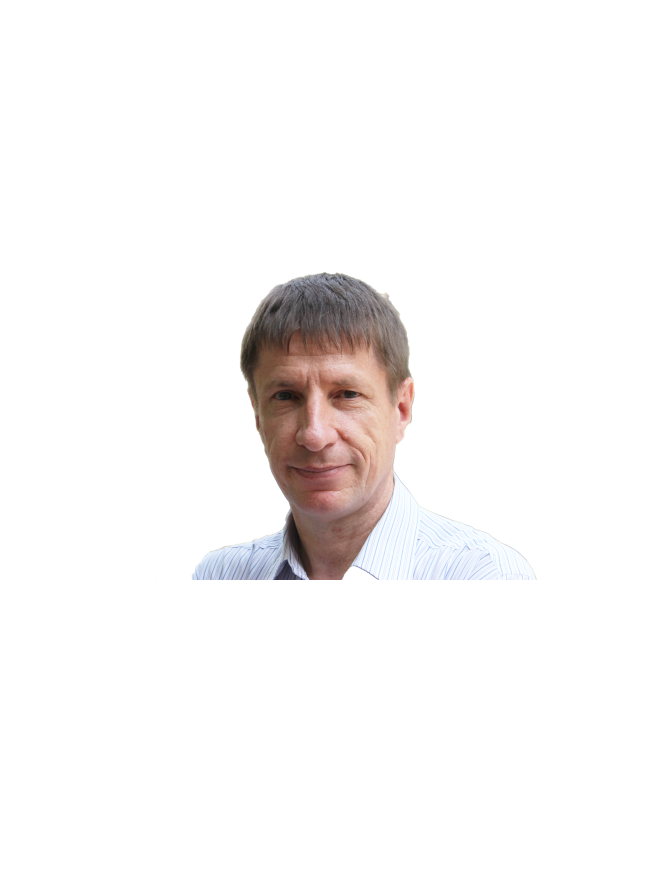
#> input picture porfolios_backup8-Ap-2025/data temp/fifth computer from right/2024 Python Turtle/peter.png, 670 x 893 px
$ python advanced.py
#> lines starting #> are read from the running program, lines starting #| are printed output that depends on the picture
import numpy as np
from PIL import Image, ImageOps
import matplotlib.pyplot as plt
from matplotlib.animation import FuncAnimation, writers
import logging

# Set up logging for detailed output
logging.basicConfig(level=logging.DEBUG, format='%(asctime)s - %(levelname)s - %(message)s')

# Ensure the path points to the resized image
image_path = 'peter.png'  # Replace with your resized image path
img = Image.open(image_path).convert("RGBA")
#> img is the input picture: PIL image 670x893 RGBA; mean R, G, B, A 14.6, 12.8, 12.5, 21.8
img = ImageOps.contain(img, (1000, 1000))  # Resize to fit within 1000x1000 pixels while preserving aspect ratio
#> img: PIL image 750x1000 RGBA

# Function to rotate the image around a specified point
def rotate_image(image, angle, center):
    logging.debug(f"Rotating image by {angle} degrees around center {center}")
    width, height = image.size

    # Create a new image with a transparent background
    rotated_image = Image.new("RGBA", (width, height), (255, 255, 255, 0))

    # Rotate the original image around the specified center
    rotated = image.rotate(angle, resample=Image.BICUBIC, center=center)

    # Paste the rotated image onto the transparent background
    rotated_image.paste(rotated, (0, 0), rotated)

    return rotated_image

# Animation function
def animate(frame):
    angle = (frame * 3) % 360  # Rotate the image by 3 degrees each frame
    center = (img.width // 2, img.height // 1.2)  # Bottom center point of the image
    rotated_img = rotate_image(img, angle, center)
    ax.clear()
    ax.imshow(rotated_img)
    ax.axis('off')

# Set up the figure and axis
fig, ax = plt.subplots()
ax.axis('off')

# Create the animation
ani = FuncAnimation(fig, animate, frames=120, interval=50)  # 120 frames for a full 360-degree rotation

# Explicitly set the ImageMagick writer
Writer = writers['imagemagick']
writer = Writer(fps=20, metadata=dict(artist='Me'), bitrate=1800)

# Verbose output
logging.info("Saving animation...")
ani.save('spinning_image.gif', writer=writer)
#> in rotate_image (call 19), `rotated = image.rotate(angle, resample=Image.BICUBIC, center=center)`:
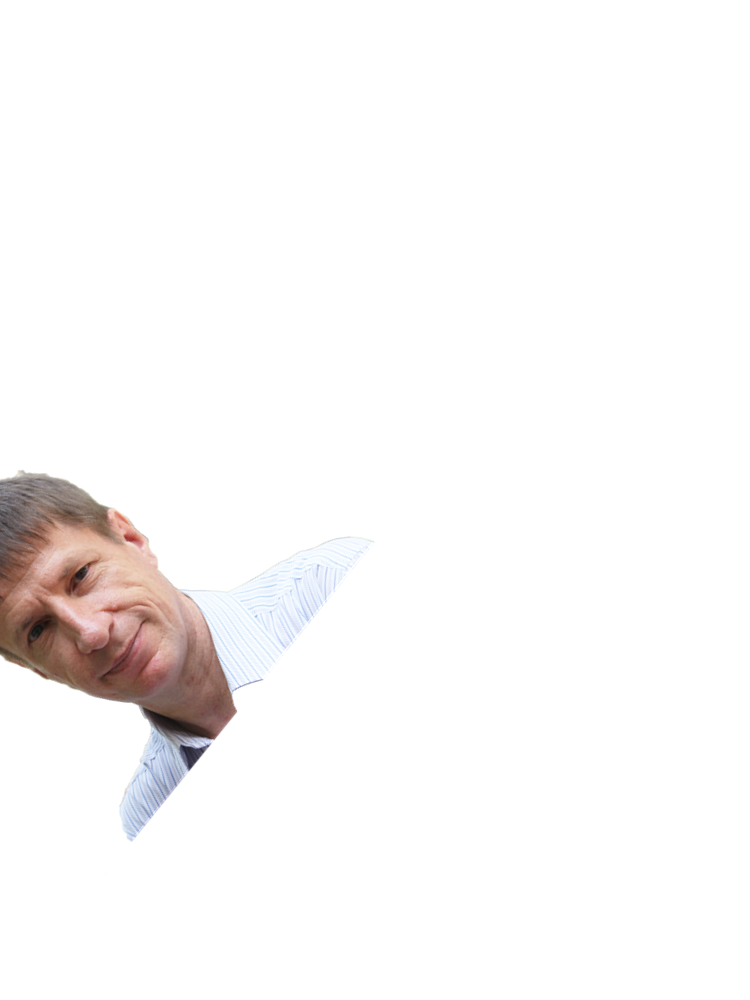
#> rotated: PIL image 750x1000 RGBA; mean R, G, B, A 13.5, 11.8, 11.5, 19; transparent parts drawn white
#> in rotate_image (call 20), `rotated = image.rotate(angle, resample=Image.BICUBIC, center=center)`:
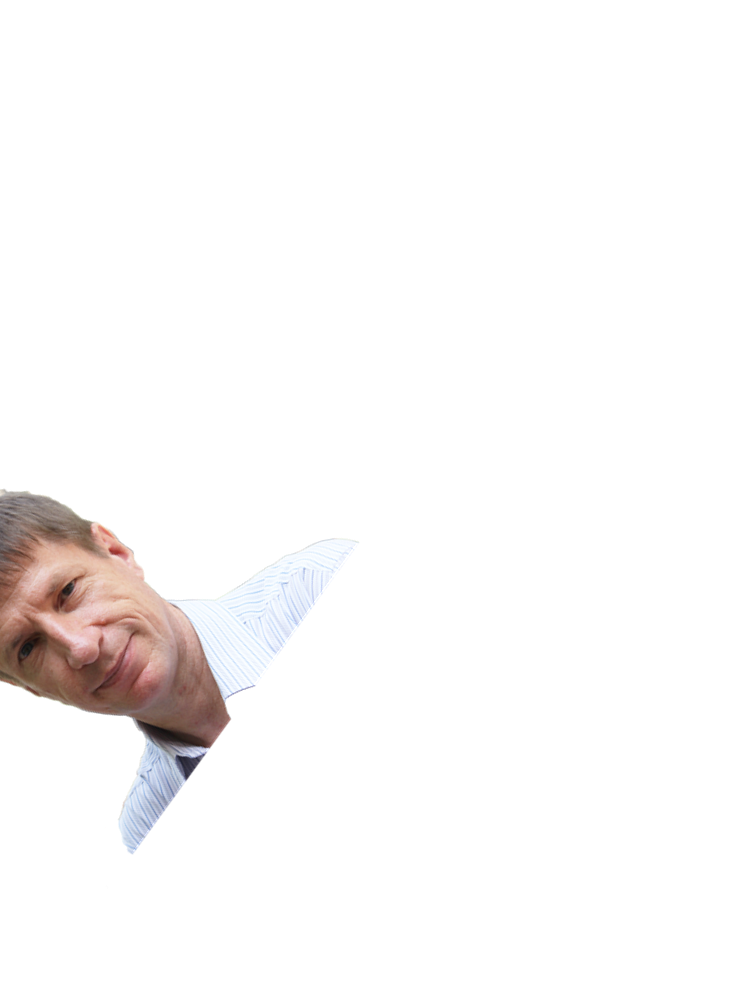
#> rotated: PIL image 750x1000 RGBA; mean R, G, B, A 13.1, 11.5, 11.2, 18.2; transparent parts drawn white
#> in rotate_image (call 21), `rotated = image.rotate(angle, resample=Image.BICUBIC, center=center)`:
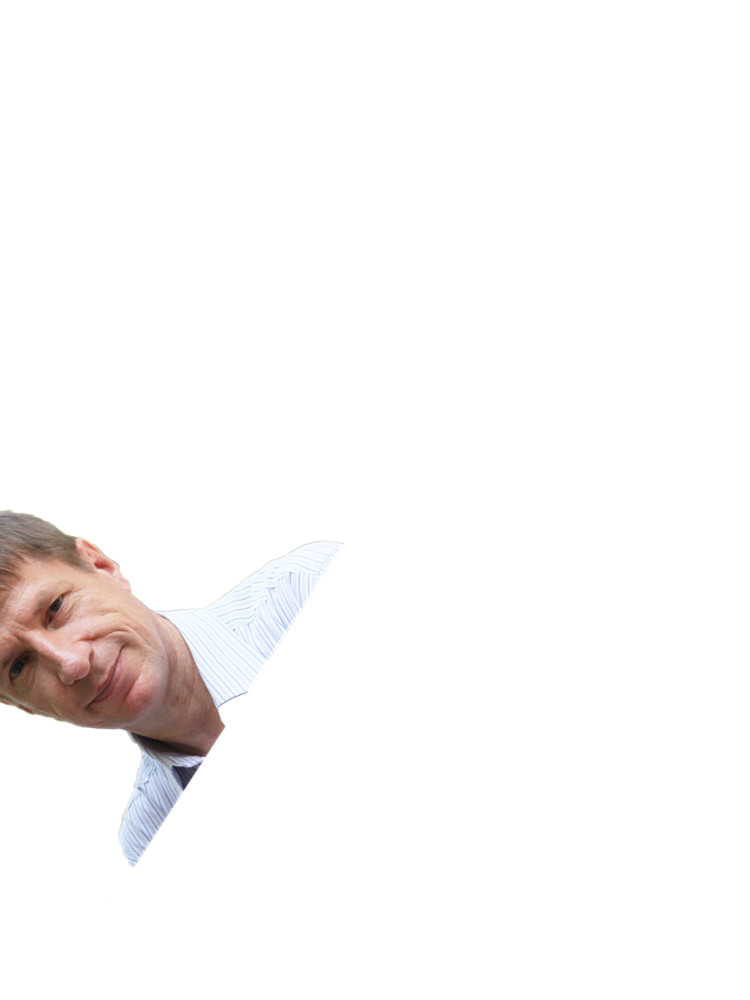
#> rotated: PIL image 750x1000 RGBA; mean R, G, B, A 12.7, 11.1, 10.9, 17.4; transparent parts drawn white
#> in rotate_image (call 22), `rotated = image.rotate(angle, resample=Image.BICUBIC, center=center)`:
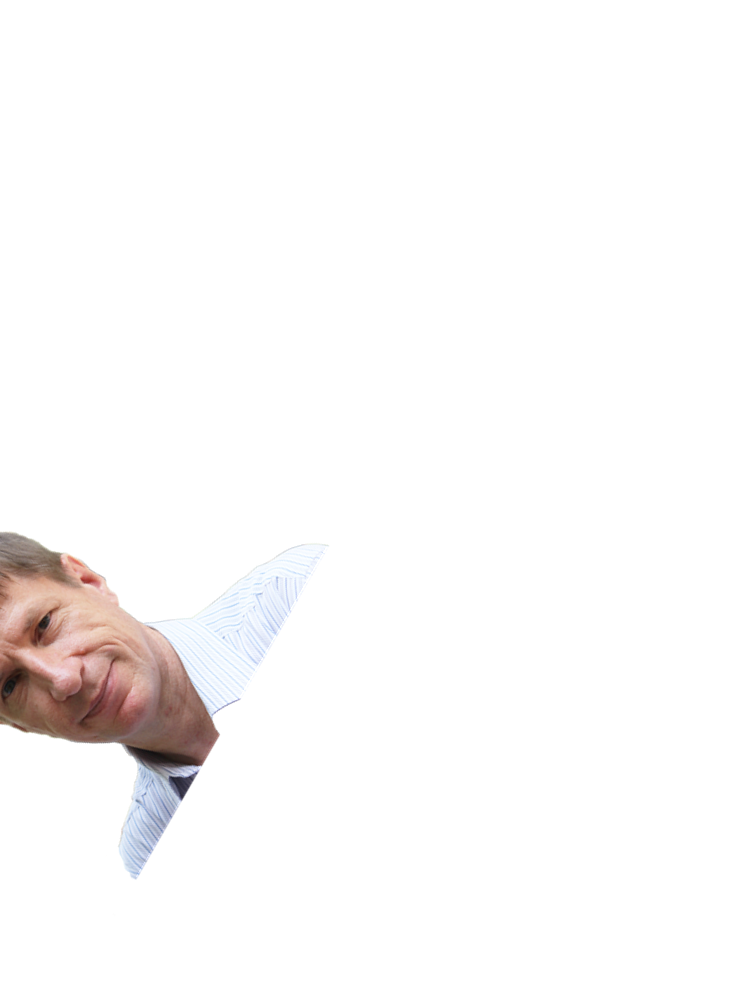
#> rotated: PIL image 750x1000 RGBA; mean R, G, B, A 12.3, 10.8, 10.6, 16.6; transparent parts drawn white
#> in rotate_image (call 23), `rotated = image.rotate(angle, resample=Image.BICUBIC, center=center)`:
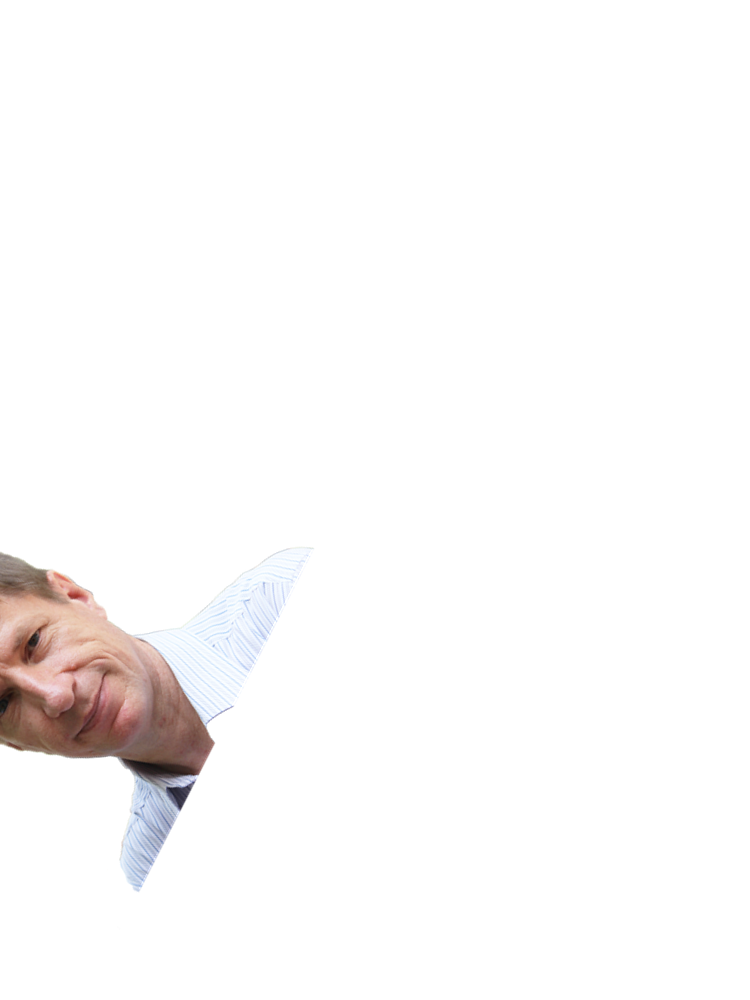
#> rotated: PIL image 750x1000 RGBA; mean R, G, B, A 11.9, 10.5, 10.3, 16; transparent parts drawn white
#> in rotate_image (call 24), `rotated = image.rotate(angle, resample=Image.BICUBIC, center=center)`:
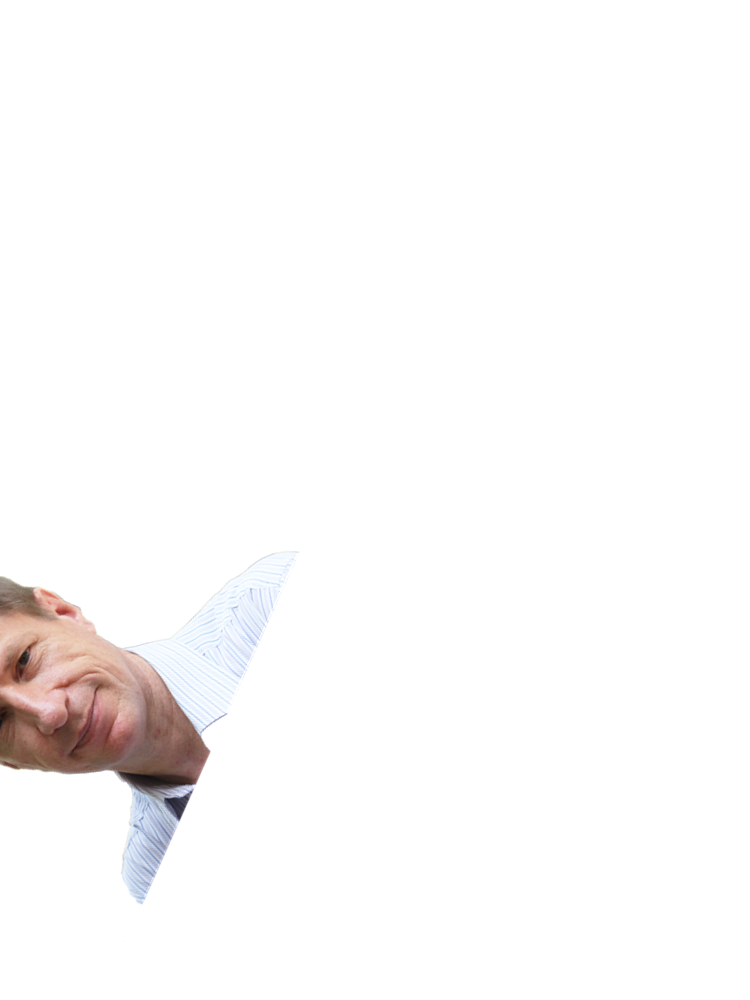
#> rotated: PIL image 750x1000 RGBA; mean R, G, B, A 11.5, 10.2, 10, 15.4; transparent parts drawn white
#> (the run stopped early here; a loop or call above may not have finished)
